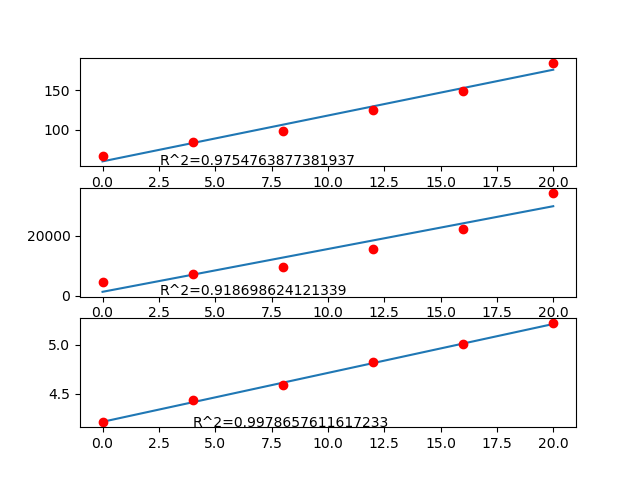

The Python source for this figure:
import math
import matplotlib.pyplot as plt
from RegressaoLinear import RegressaoLinear
dia=[0,4,8,12,16,20]
quantidade=[67,84,98,125,149,185]
quantidade2=[]
for i in range (0,len(quantidade)):
	quantidade2.append(quantidade[i]*quantidade[i])
ln_quantidade=[]
for i in range(0,len(quantidade)):
	ln_quantidade.append(math.log(quantidade[i]))
regressaolinear=RegressaoLinear(dia,quantidade)
regressaoparabolica=RegressaoLinear(dia,quantidade2)
regressaoexponencial=RegressaoLinear(dia,ln_quantidade)

fig, graficos=plt.subplots(3)

abcissas=[]
ordenadas=[]
for i in range(0,2000):
	abcissas.append(i/100)
	ordenadas.append(regressaolinear.funcao(i/100))
graficos[0].plot(abcissas,ordenadas)
graficos[0].plot(regressaolinear.x,regressaolinear.y,'ro',linewidth=3.0)
graficos[0].text(2.51,55,"R^2={}".format(regressaolinear.r*regressaolinear.r))

abcissas=[]
ordenadas=[]
for i in range(0,2000):
	abcissas.append(i/100)
	ordenadas.append(regressaoparabolica.funcao(i/100))
graficos[1].plot(abcissas,ordenadas)
graficos[1].plot(regressaoparabolica.x,regressaoparabolica.y,'ro',linewidth=3.0)
graficos[1].text(2.51,10,"R^2={}".format(regressaoparabolica.r*regressaoparabolica.r))

abcissas=[]
ordenadas=[]
for i in range(0,2000):
	abcissas.append(i/100)
	ordenadas.append(regressaoexponencial.funcao(i/100))
graficos[2].plot(abcissas,ordenadas)
graficos[2].plot(regressaoexponencial.x,regressaoexponencial.y,'ro',linewidth=3.0)
graficos[2].text(4,4.16,"R^2={}".format(regressaoexponencial.r*regressaoexponencial.r))

print("Coeficiente Angular da exponencial=",regressaoexponencial.coeficiente_angular)
print("Coeficiente Linear da exponencial=",regressaoexponencial.coeficiente_linear)

plt.show()
